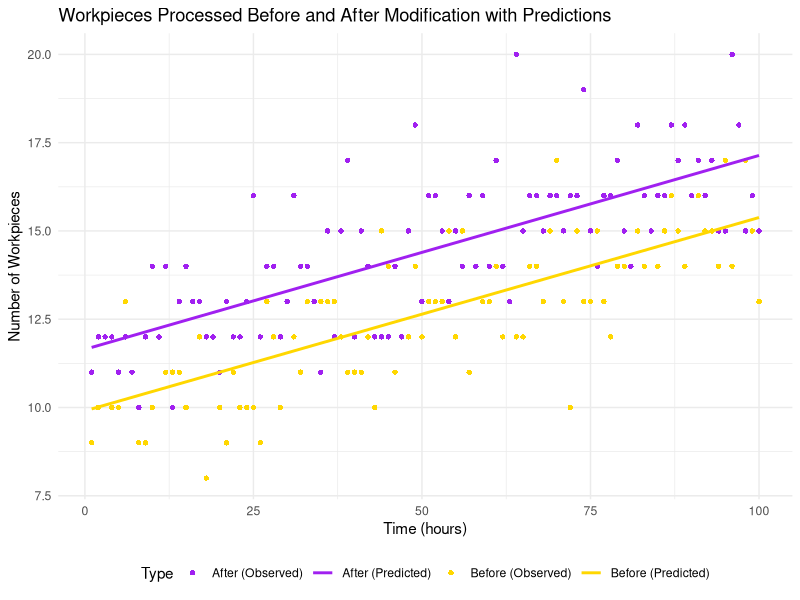

Reproduce this figure in R.
## ---- chunk 1
knitr::opts_chunk$set(echo = TRUE)
library(ggplot2)
## ---- chunk 2
# Setting up the data
set.seed(123) # For reproducibility
time_before <- c(1:100)
work_before <- round(10 + 0.05 * time_before + rnorm(100, mean=0, sd=1.5))
time_after <- c(1:100)
work_after <- round(12 + 0.05 * time_after + rnorm(100, mean=0, sd=1.5))

## ---- chunk 3
# Fitting linear regression models
model_before <- lm(work_before ~ time_before)
model_after <- lm(work_after ~ time_after)

## ---- chunk 4
# Making predictions
time_future <- c(1:100) # Extending the time range for prediction
pred_before <- predict(model_before, newdata=data.frame(time_before=time_future))
pred_after <- predict(model_after, newdata=data.frame(time_after=time_future))

## ---- chunk 5
library(ggplot2)

# Creating data frames for plotting
data_before <- data.frame(Time = time_before, Work = work_before, Type = "Before (Observed)")
data_after <- data.frame(Time = time_after, Work = work_after, Type = "After (Observed)")
pred_data_before <- data.frame(Time = time_future, Work = pred_before, Type = "Before (Predicted)")
pred_data_after <- data.frame(Time = time_future, Work = pred_after, Type = "After (Predicted)")

# Combining data frames
plot_data <- rbind(data_before, data_after, pred_data_before, pred_data_after)

# Plotting with ggplot2
ggplot(plot_data, aes(x = Time, y = Work, color = Type, shape = Type, linetype = Type)) +
  geom_point(data = subset(plot_data, Type %in% c("Before (Observed)", "After (Observed)")), size = 1.5) +
  geom_line(data = subset(plot_data, Type %in% c("Before (Predicted)", "After (Predicted)")), size = 1) +
  scale_color_manual(values = c("Before (Observed)" = "gold", "After (Observed)" = "purple", 
                                "Before (Predicted)" = "gold", "After (Predicted)" = "purple")) +
  scale_shape_manual(values = c("Before (Observed)" = 16, "After (Observed)" = 16, 
                                "Before (Predicted)" = NA, "After (Predicted)" = NA)) +
  scale_linetype_manual(values = c("Before (Observed)" = "blank", "After (Observed)" = "blank", 
                                   "Before (Predicted)" = "solid", "After (Predicted)" = "solid")) +
  labs(title = "Workpieces Processed Before and After Modification with Predictions", 
       x = "Time (hours)", y = "Number of Workpieces") +
  theme_minimal() +
  theme(legend.position = "bottom")

## ---- chunk 6
# Model summaries
summary(model_before)
summary(model_after)

